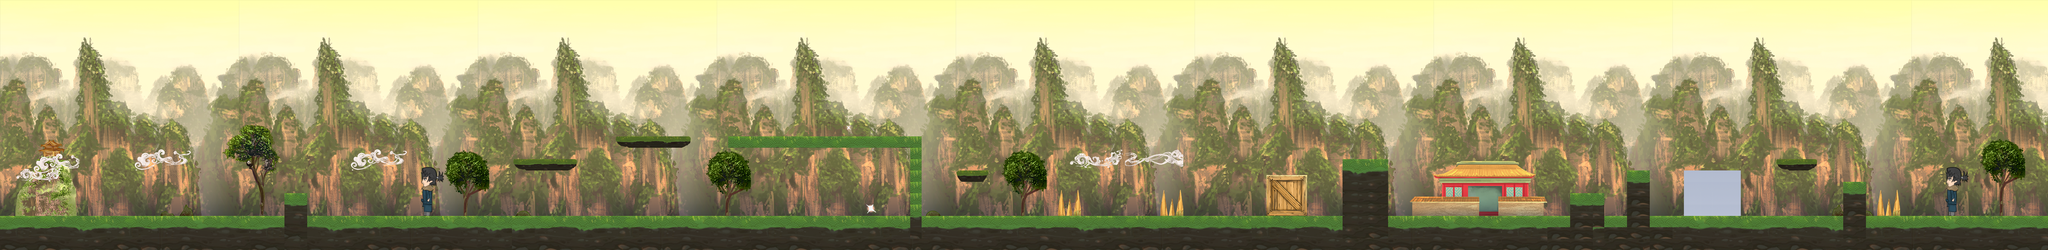

Rendered tile map (Tiled .tmx) drawn with the repository's tilesets; below, a short description and the map source with its tile grids summarised:
An orthogonal 180x22 tile map with 32x32 px tiles, 4 tile layers (Fond, arriere plan, piege / batiment, parcour), 5 tilesets and 53 objects (15x Collision, 13x COL, 12x COLD, 4x COLB, 3x COLT, ...).

<map version="1.10" tiledversion="1.10.2" orientation="orthogonal" renderorder="right-down" width="180" height="22" tilewidth="32" tileheight="32" infinite="0" nextlayerid="7" nextobjectid="54">
 <tileset firstgid="1" source="SOL.tsx" />
 <tileset firstgid="881" source="Asset lvl 1 en plus.tsx" />
 <tileset firstgid="1343" name="Fond lvl1" tilewidth="32" tileheight="32" spacing="2" tilecount="441" columns="21">
  <image source="Fond lvl1.png" trans="ffffff" width="720" height="720" />
 </tileset>
 <tileset firstgid="1784" source="pnj1.tsx" />
 <tileset firstgid="1794" source="LVL 1 Props taille.tsx" />
 <layer id="3" name="Fond" width="180" height="22">
  <data>[3960 cells, 3780 non-empty, 441 distinct tile ids]</data>
 </layer>
 <layer id="4" name="arriere plan" width="180" height="22">
  <data>[3960 cells, 140 non-empty, 121 distinct tile ids]</data>
 </layer>
 <layer id="5" name="piege / batiment" width="180" height="22">
  <data>[3960 cells, 243 non-empty, 141 distinct tile ids]</data>
 </layer>
 <layer id="6" name="parcour" width="180" height="22">
  <data>[3960 cells, 685 non-empty, 111 distinct tile ids]</data>
 </layer>
 <objectgroup id="2" name="collision">
  <object id="1" name="Collision" x="2.00168" y="608.667" width="5760" height="96" />
  <object id="2" name="Collision" x="803.501" y="544.667" width="62.5" height="96" />
  <object id="3" name="Collision" x="1730" y="384.667" width="224" height="16.5969" />
  <object id="4" name="Collision" x="1986" y="416.667" width="160" height="192" />
  <object id="5" name="Collision" x="2050" y="384.667" width="544" height="32" />
  <object id="6" name="Collision" x="2562" y="416.667" width="32" height="192" />
  <object id="7" name="Collision" x="3564.25" y="492.417" width="113" height="115" />
  <object id="8" name="Collision" x="3778" y="448.667" width="128" height="160" />
  <object id="9" name="Collision" x="4418" y="544.667" width="96" height="96" />
  <object id="10" name="Collision" x="4578" y="480.667" width="64" height="160" />
  <object id="11" name="Collision" x="4738" y="480.667" width="160" height="128" />
  <object id="12" name="Collision" x="4994" y="448.667" width="128" height="32" />
  <object id="13" name="Collision" x="5186" y="512.667" width="64" height="96" />
  <object id="14" name="PNJ2" x="5474" y="480.667" width="62.1667" height="128" />
  <object id="15" name="COL" x="802.001" y="585.726" width="59.1932" height="25.85" />
  <object id="16" name="COLD" x="808.029" y="585.867" width="59.1932" height="25.85" />
  <object id="17" name="COLB" x="1730" y="400.205" width="224" height="18.3625" />
  <object id="18" name="COLGCLE" x="1971.84" y="428.681" width="59.1932" height="183.683" />
  <object id="19" name="COLD" x="2575.04" y="393.318" width="22.2841" height="222.395" />
  <object id="20" name="COL" x="2558.4" y="404.076" width="22.1932" height="212.683" />
  <object id="21" name="COLB" x="2050" y="402" width="523.375" height="17.3333" />
  <object id="22" name="COL" x="3774.53" y="455.284" width="22.1932" height="159.433" />
  <object id="23" name="COLD" x="3892.36" y="461.371" width="22.2841" height="152.577" />
  <object id="24" name="Collision" x="1446.1" y="448.667" width="192" height="15.6667" />
  <object id="25" name="COLB" x="1446.1" y="460.167" width="192" height="20.5" />
  <object id="26" name="COL" x="4416.11" y="552.041" width="12.056" height="58.3764" />
  <object id="27" name="COLD" x="4504.52" y="552.616" width="12.1054" height="62.0091" />
  <object id="28" name="COL" x="4574.36" y="490.458" width="12.056" height="123.411" />
  <object id="29" name="COLD" x="4631.81" y="490.875" width="12.1054" height="122.406" />
  <object id="30" name="COL" x="4733.04" y="488.632" width="12.056" height="129.195" />
  <object id="31" name="COLD" x="4891.86" y="490.469" width="12.1054" height="129.895" />
  <object id="32" name="COLB" x="4994" y="469.334" width="128" height="11.3333" />
  <object id="33" name="COL" x="5182.64" y="518.045" width="12.056" height="95.6264" />
  <object id="34" name="COLD" x="5241.92" y="519.12" width="12.1054" height="92.1341" />
  <object id="35" name="COL" x="5762" y="0.666667" width="38.6667" height="697.333" />
  <object id="36" name="COLD" x="-40.6651" y="8.66667" width="42.6667" height="696" />
  <object id="37" name="COLT" x="2978" y="544.667" width="64" height="96" />
  <object id="38" name="COLT" x="3266" y="544.667" width="64" height="96" />
  <object id="39" name="COLT" x="5282" y="544.667" width="64" height="96" />
  <object id="40" name="Collision" x="2690" y="480.667" width="96" height="33.3333" />
  <object id="41" name="COL" x="3555.4" y="497.826" width="22.1932" height="118.058" />
  <object id="42" name="COLD" x="3663.9" y="497.888" width="22.1932" height="117.808" />
  <object id="43" name="COLArtefactMirror" x="2434" y="576.667" width="32" height="32" />
  <object id="44" name="switch map2 0" x="5698" y="64.6667" width="64" height="608" />
  <object id="45" name="COLCLE" x="2368.17" y="352.667" width="32" height="32" />
  <object id="46" name="COL" x="1725.57" y="395.659" width="22.1932" height="12.3497" />
  <object id="47" name="COL" x="1442" y="458.492" width="22.1932" height="12.3497" />
  <object id="48" name="COLD" x="1940.19" y="388.803" width="22.2841" height="20.0617" />
  <object id="49" name="COLD" x="1619.45" y="456.386" width="22.2841" height="20.0617" />
  <object id="50" name="COL" x="2043.15" y="397.492" width="22.1932" height="12.3497" />
  <object id="51" name="COL" x="2684.9" y="491.492" width="22.1932" height="12.3497" />
  <object id="52" name="COLD" x="2771.86" y="494.97" width="22.2841" height="10.895" />
  <object id="53" name="PNJ1" x="1186" y="480.667" width="62.1667" height="128" />
 </objectgroup>
</map>